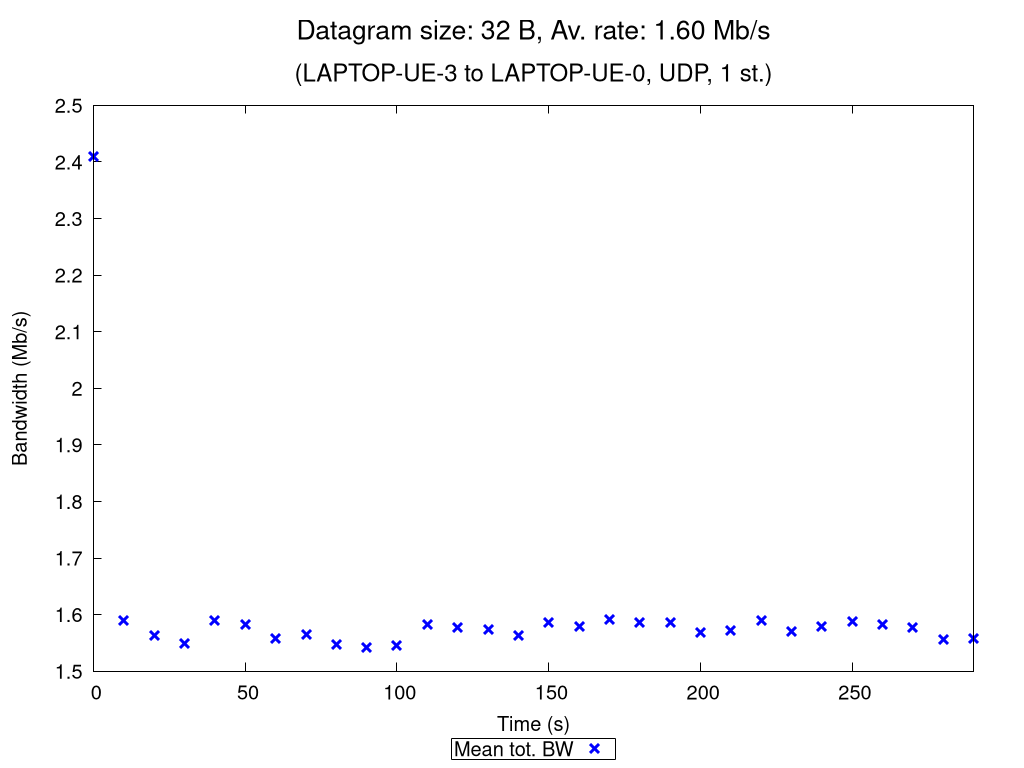

This figure's gnuplot source:
set terminal pngcairo nocrop enhanced size 1024,768 font "Verdana,15"
set output "UDP_1_st_2020_10_12_09-09-53_two2one_00032B.png"

set title "{/=20 Datagram size: 32 B, Av. rate: 1.60 Mb/s}\n\n{/=18 (LAPTOP-UE-3 to LAPTOP-UE-0, UDP, 1 st.)}"

set xlabel "Time (s)"
set ylabel "Bandwidth (Mb/s)"
set ytics nomirror
set key bmargin center horizontal box samplen 1 width -1
set bmargin 4.6
set rmargin 4.5

rf = 1000000.0  # rate factor
set style fill transparent solid 0.2 noborder
set autoscale xfix
plot "UDP_1_st_2020_10_12_09-09-53_two2one_00032B_iperf_processed.dat" using 1:($2/rf-$3/rf):($2/rf+$3/rf) with filledcurves lc rgb "blue" notitle, \
     "" using 1:($2/rf) with points pt 2 ps 1.5 lw 3 lc rgb "blue" title "Mean tot. BW", \
